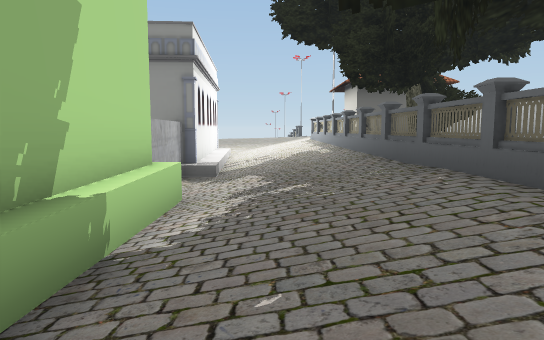
View 1 (above)

21 first-person views from a walk through a 3-D level made in the Unity game engine. The camera is 1.3 m above the floor, tilts 6° down and sees 70° across. The floor is counted in squares, 2 m on a side. Each view is taken from the middle of a square. On the plan, view 1 faces up. The plan holds only what a view shows up to about 11 squares ahead; the rest is blank. The place goes on beyond the plan. Some surface patterns are stand-ins.

View 2
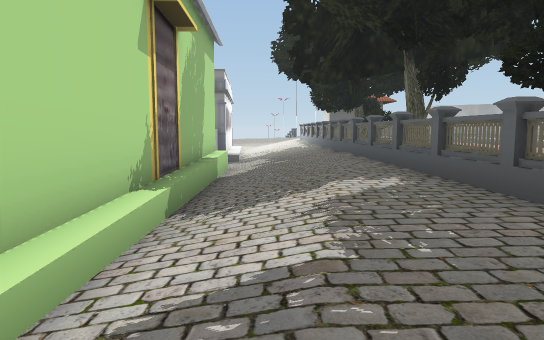

View 3
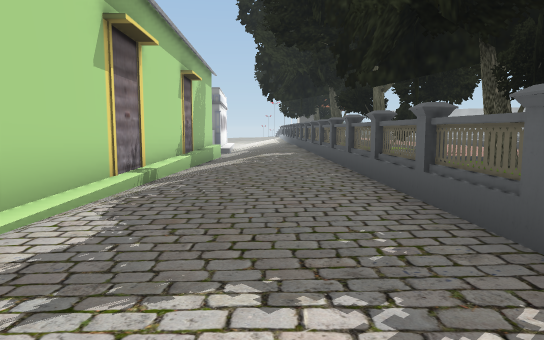

View 4
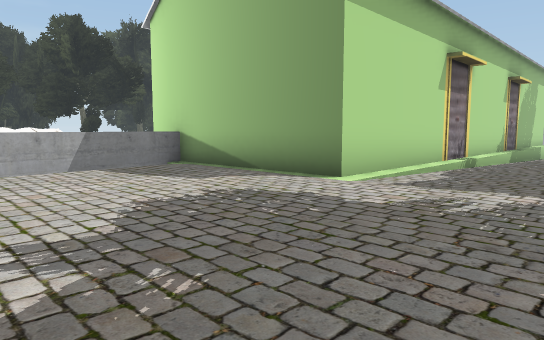

View 5
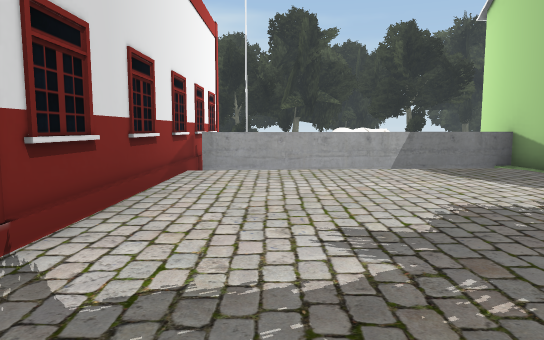

View 6
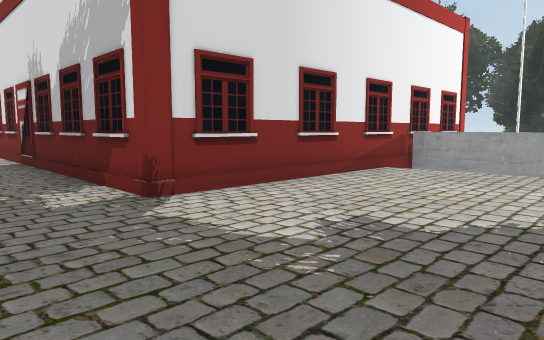

View 7
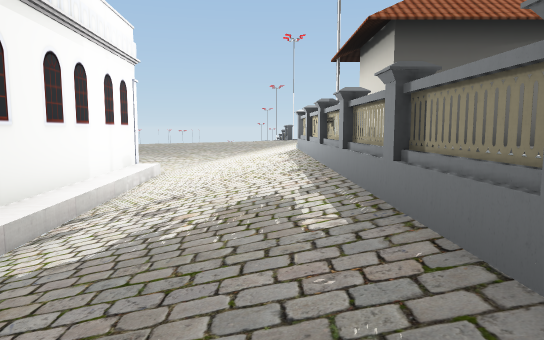

View 8
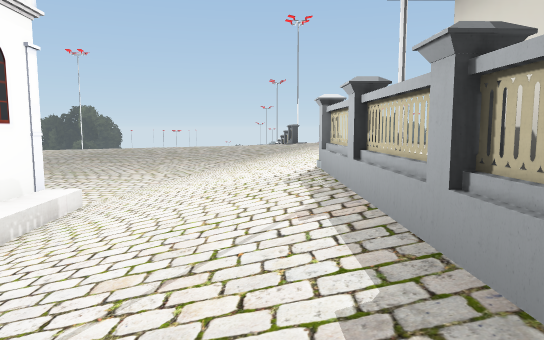

View 9
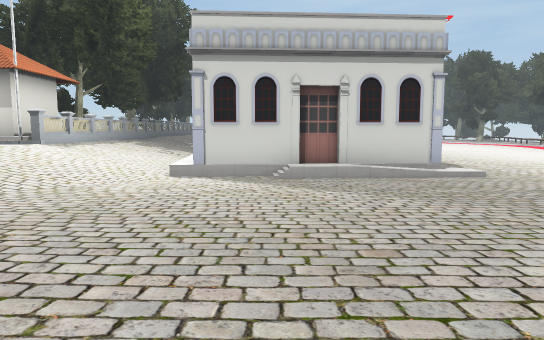

View 10
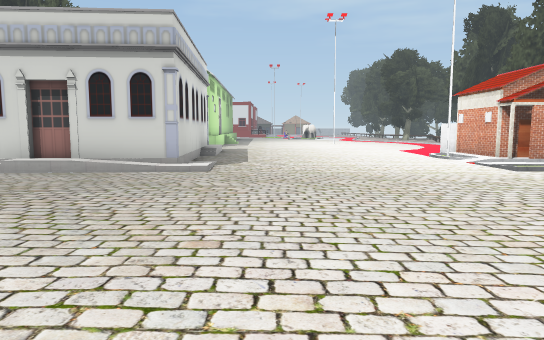

View 11
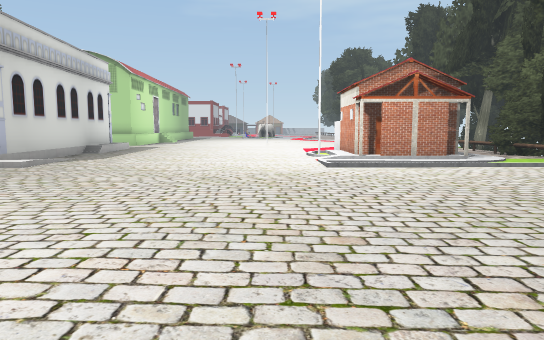

View 12
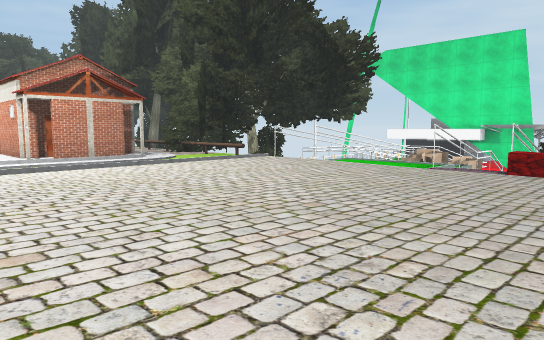

View 13
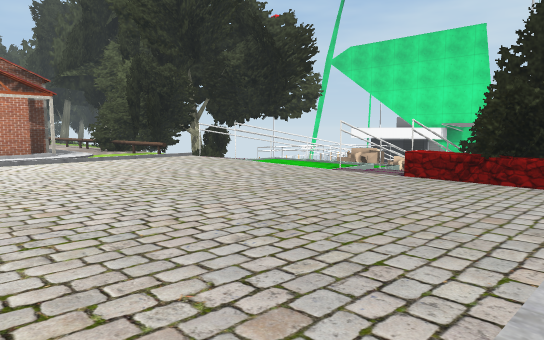

View 14
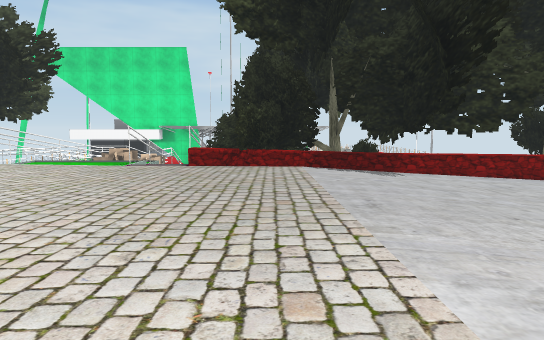

View 15
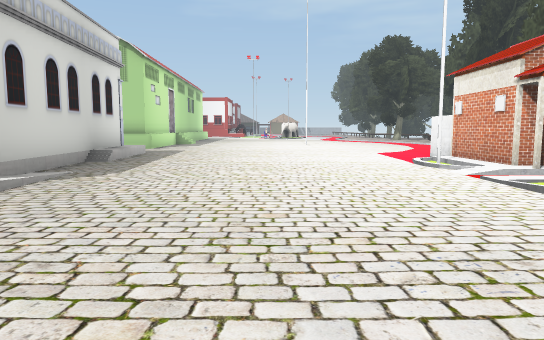

View 16
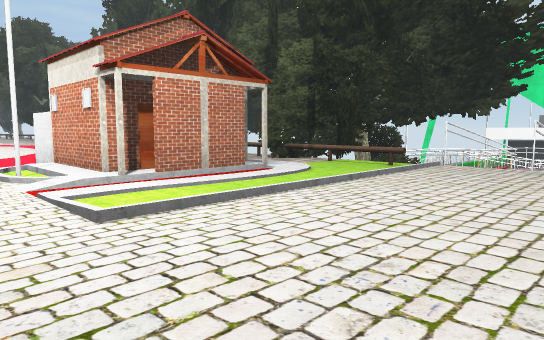

View 17
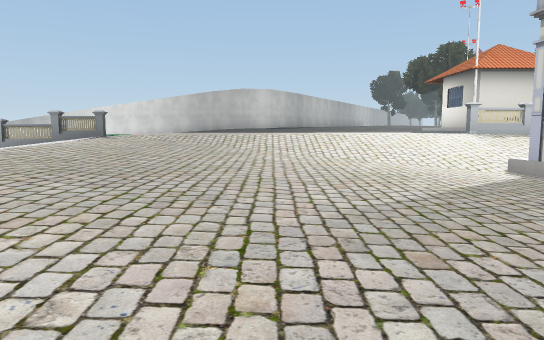

View 18
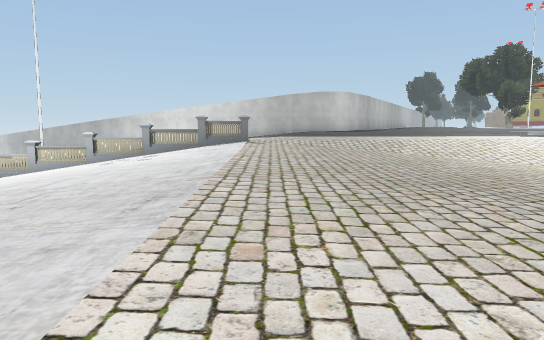

View 19
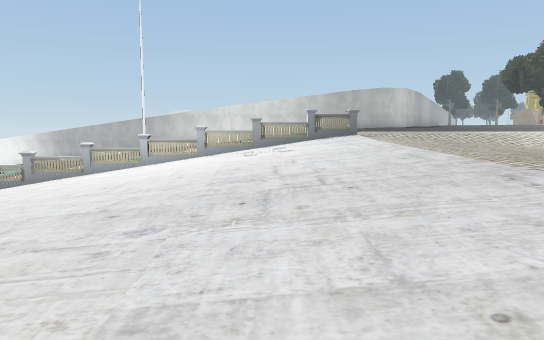

View 20
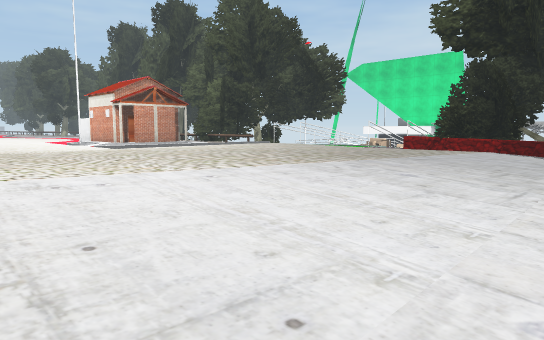

View 21
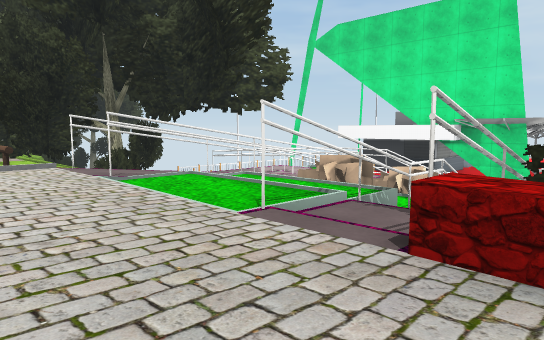

### Floor plan
Key: @ floor where view 1 was taken; # wall or solid block; . main floor; : floor 0.25 m higher than the main floor; - floor 0.25 m lower than the main floor; + floor 0.5 m higher than the main floor; _ floor 0.5 m lower than the main floor; * floor 0.75 m higher than the main floor; % floor 1 m higher than the main floor; & floor 1.25 m higher than the main floor; / step, stairs or slope; = window, fence, low wall or low ledge; ^ raised ledge; v drop or lower ground; O other object.
Columns run from 25 left of view 1 to 2 right of it. Each row starts with its distance up from view 1.
 29    ^___-    ---. ....//////#
 28  ##^-//////////////////////#
 27  #v^--.///////// //////////#
 26  ##^.....::::::+ +++**/////#
 25  ##^....::::::++++++******%/
 24  ###.....::::::++++++++****/
 23 ####.....::::::::++++++++*//
 22 ///.....:::::::::::+++++++//
 21 v--/....::::::::::::::::++//
 20 O-//.....::::..:::::::::://&
 19 v-//......:...........::://&
 18 _##/....................///&
 17 ###////////.......////..///&
 16    .=...../....../#####+///#
 15  # #............./#   ##///#
 14  ###..OOO/........#    #///#
 13  ####.   /#.......#    #///#
 12    ^.  OO//....../#    #///#
 11         #......../#    #///#
 10          ......../#    #///#
  9         ..             #///#
  8         ..             #///#
  7                        #///#
  6                        #///#
  5                        #///#
  4                        #///#
  3                        #///#
  2                        #^//#
  1                        #^//#
  0                        #^@/#
 -1                        #^/%#
 -2                        ##/%#
 -3                        #//%#
 -4                        #//%#
 -5                        #//%#
 -6                        #/%%#
 -7                        #/%%#
 -8                        #/%%#
 -9                        #/%%#
-10                    #####/%%#
-11                     =&&&&&&&
-12                     =&&&&&&&
-13                     =&&&&&&&
-14                     =&&&&&&&
-15                     =&&&&&&&
-16                     ##&&&&&&
-17                      #####&
-18                          #&

Positions as (right, up) in squares from view 1, and headings:
1: (0, 0), facing up
2: (0, -6), facing up
3: (1, -12), facing up
4: (2, -15), facing up-left
5: (2, -15), facing left
6: (2, -13), facing down-left
7: (1, 7), facing up
8: (1, 11), facing up
9: (-4, 25), facing down
10: (-10, 25), facing down
11: (-14, 25), facing down
12: (-14, 25), facing down-left
13: (-16, 26), facing down-left
14: (-13, 25), facing left
15: (-12, 21), facing down
16: (-14, 20), facing down-left
17: (-9, 21), facing right
18: (-9, 25), facing right
19: (-9, 28), facing right
20: (-10, 29), facing down-left
21: (-20, 24), facing down-left
